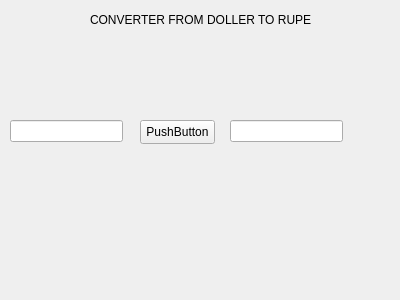
<?xml version="1.0" encoding="UTF-8"?>
<ui version="4.0">
 <class>Form</class>
 <widget class="QWidget" name="Form">
  <property name="geometry">
   <rect>
    <x>0</x>
    <y>0</y>
    <width>400</width>
    <height>300</height>
   </rect>
  </property>
  <property name="windowTitle">
   <string>Form</string>
  </property>
  <widget class="QPushButton" name="pushButton">
   <property name="geometry">
    <rect>
     <x>140</x>
     <y>120</y>
     <width>75</width>
     <height>24</height>
    </rect>
   </property>
   <property name="text">
    <string>PushButton</string>
   </property>
  </widget>
  <widget class="QLineEdit" name="lineEdit">
   <property name="geometry">
    <rect>
     <x>10</x>
     <y>120</y>
     <width>113</width>
     <height>22</height>
    </rect>
   </property>
  </widget>
  <widget class="QLineEdit" name="lineEdit_2">
   <property name="geometry">
    <rect>
     <x>230</x>
     <y>120</y>
     <width>113</width>
     <height>22</height>
    </rect>
   </property>
  </widget>
  <widget class="QLabel" name="label">
   <property name="geometry">
    <rect>
     <x>90</x>
     <y>10</y>
     <width>221</width>
     <height>20</height>
    </rect>
   </property>
   <property name="text">
    <string>CONVERTER FROM DOLLER TO RUPEES</string>
   </property>
  </widget>
 </widget>
 <resources/>
 <connections/>
</ui>
